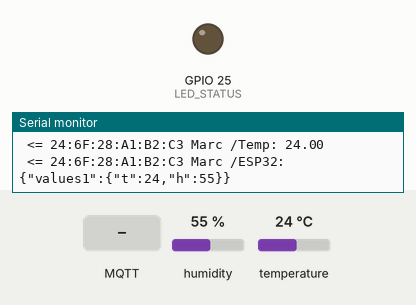
A sketch run on a simulated ESP32. Shown: output pins drawn as LEDs (lit = HIGH), the last lines printed to the serial monitor. The test bench sets the inputs (shaded band); at power-on: humidity 55 %, temperature 24 °C. WiFi joins after 1.5 s; servers stay silent unless stated; no MQTT or app messages arrive unless stated.

Above: at 2.9 s.
3.0 s: MQTT message "On" arrives on the first subscribed topic
At 3.7 s:
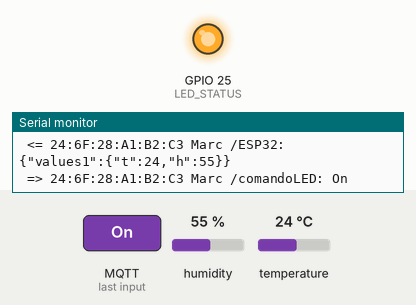
4.5 s: MQTT message "1" arrives on the first subscribed topic
At 4.9 s:
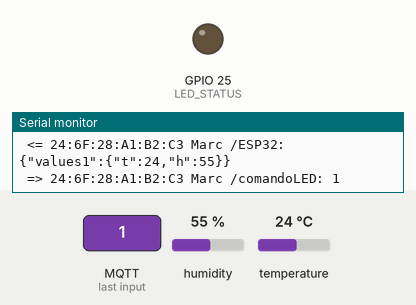
Timing chart, 0 to 7.5 s (numbered marks = the images above; inputs shaded):
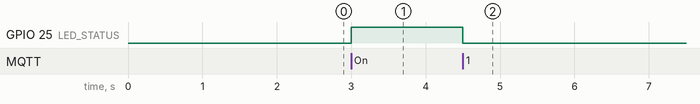

Measured:
- after the input at 3.0 s, GPIO 25 (LED_STATUS): LOW → HIGH at once
- after the input at 4.5 s, GPIO 25 (LED_STATUS): HIGH → LOW at once

The sketch:

WIFI_MQTT.ino
```cpp
#include <ArduinoJson.h>  // https://arduinojson.org/
#include <PubSubClient.h> // https://github.com/knolleary/pubsubclient
#include <WiFi.h>
#include <Wire.h>
#include "DHT.h"

#define LED_STATUS 25
#define DHTPIN 4     // Digital pin connected to the DHT sensor
#define DHTTYPE DHT11   // DHT 11
DHT dht(DHTPIN, DHTTYPE);

// Define new subscription topics here
#define COMMAND_TOPIC "comandoLED"
#define TEST_TOPIC "test"

// Replace the next variables with your Wi-Fi SSID/Password
const char *WIFI_SSID = "AulaAutomatica";
const char *WIFI_PASSWORD = "ticsFcim";
char macAddress[18];

const char *MQTT_BROKER_IP = "iiot-upc.gleeze.com";
const int MQTT_PORT = 1883;
const char *MQTT_USER = "iiot-upc";
const char *MQTT_PASSWORD = "cim2020";
const bool RETAINED = true;
const int QoS = 0; // Quality of Service for the subscriptions

WiFiClient wifiClient;
PubSubClient mqttClient(wifiClient);

void setup() {
  Serial.begin(9600); // Starts the serial communication
  Serial.println("\nBooting device...");

  pinMode(LED_STATUS, OUTPUT); // Pinout as output

  mqttClient.setServer(MQTT_BROKER_IP,
                       MQTT_PORT); // Connect the configured mqtt broker
  mqttClient.setCallback(
      callback); // Prepare what to do when a message is recieved

  connectToWiFiNetwork(); // Connects to the configured network
  connectToMqttBroker();  // Connects to the configured mqtt broker
  setSubscriptions();     // Subscribe defined topics

  dht.begin();
}

void loop() {
  checkConnections(); // We check the connection every time

  // Publish every 2 seconds
  static int nowTime = millis();
  static int startTime = 0;
  static int elapsedTime = 0;
  nowTime = millis();
  elapsedTime = nowTime - startTime;
  if (elapsedTime >= 2000) {
    //publishIntNumber();   // Publishes an int number
    //publishFloatNumber(); // Publishes a float number
    //publishString();      // Publishes string
    //publishSmallJson();   // Publishes a small json
    //publishBigJson();     // Publishes a big json
    publishTemp();
    publishESP32data();
    startTime = nowTime;
  }
}

/* Additional functions */
void setSubscriptions() {
  subscribe(COMMAND_TOPIC);
  subscribe(TEST_TOPIC);
}

void subscribe(char *newTopic) {
  const String topicStr = createTopic(newTopic);
  const char *topic = topicStr.c_str();
  mqttClient.subscribe(topic, QoS);
  Serial.println("Client MQTT subscribed to topic: " + topicStr +
                 " (QoS:" + String(QoS) + ")");
}

/* Additional functions */
void publishIntNumber() {
  static int counter = 0;
  static const String topicStr = createTopic("int_number");
  static const char *topic = topicStr.c_str();

  counter++;

  mqttClient.publish(topic, String(counter).c_str(), RETAINED);
  Serial.println(" <= " + String(topic) + ": " + String(counter));
}

void publishFloatNumber() {
  static float counter = 0;
  static const String topicStr = createTopic("float_number");
  static const char *topic = topicStr.c_str();

  counter = counter + 0.1;

  mqttClient.publish(topic, String(counter).c_str(), RETAINED);
  Serial.println(" <= " + String(topic) + ": " + String(counter));
}

void publishTemp() {
  static float temp = 0;
  static const String topicStr = createTopic("Temp");
  static const char *topic = topicStr.c_str();

  temp = dht.readTemperature();

  mqttClient.publish(topic, String(temp).c_str(), RETAINED);
  Serial.println(" <= " + String(topic) + ": " + String(temp));
}

void publishESP32data() {
  static float temp = 0;
  static float hum = 0;
  static const String topicStr = createTopic("ESP32");
  static const char *topic = topicStr.c_str();

  temp = dht.readTemperature();
  hum = dht.readHumidity();

  StaticJsonDocument<128> doc; // Create JSON document of 128 bytes
  char buffer[128]; // Create the buffer where we will print the JSON document
                    // to publish through MQTT

  JsonObject values1 =
      doc.createNestedObject("values1"); // We can add another Object
  values1["t"] = temp;
  values1["h"] = hum;

  // Serialize the JSON document to a buffer in order to publish it
  serializeJson(doc, buffer);
  mqttClient.publish(topic, buffer, RETAINED);
  Serial.println(" <= " + String(topic) + ": " + String(buffer));
}

void publishString() {
  static int counter = 0;
  static const String topicStr = createTopic("string");
  static const char *topic = topicStr.c_str();

  counter++;
  String text = "this is a text with dynamic numbers " + String(counter);

  mqttClient.publish(topic, text.c_str(), RETAINED);
  Serial.println(" <= " + String(topic) + ": " + text);
}

void publishSmallJson() {
  static const String topicStr = createTopic("small_json");
  static const char *topic = topicStr.c_str();

  StaticJsonDocument<128> doc; // Create JSON document of 128 bytes
  char buffer[128]; // Create the buffer where we will print the JSON document
                    // to publish through MQTT

  doc["device"] = "ESP32"; // Add names and values to the JSON document
  doc["sensor"] = "DHT22";
  JsonObject values1 =
      doc.createNestedObject("values1"); // We can add another Object
  values1["t"] = 19.30;
  values1["h"] = 78;

  JsonArray values2 = doc.createNestedArray("values2"); // We can add an Array
  values2.add(1); // Inside the array we can add new values to "values1"
  values2.add(2); // From this number on, it will not be printed since it
                  // overpasses 128 bytes
  values2.add(3);
  values2.add(4);

  // Serialize the JSON document to a buffer in order to publish it
  serializeJson(doc, buffer);
  mqttClient.publish(topic, buffer, RETAINED);
  Serial.println(" <= " + String(topic) + ": " + String(buffer));
}

void publishBigJson() {
  static const String topicStr = createTopic("big_json");
  static const char *topic = topicStr.c_str();

  DynamicJsonDocument doc(2048); // Create JSON document
  char buffer[2048]; // Create the buffer where we will print the JSON document
                     // to publish through MQTT

  doc["device"] = "ESP32"; // Add names and values to the JSON document
  doc["sensor"] = "DHT22";
  JsonObject values1 = doc.createNestedObject("values1"); // Add another Object
  values1["t"] = 19.30;
  values1["h"] = 78;

  JsonArray values2 = doc.createNestedArray("values2"); // We can add an Array
  values2.add(1); // Inside the array we can add new values to "values"
  values2.add(2);
  values2.add(3);
  values2.add(4);
  values2.add(5);
  values2.add(6);
  values2.add(7);
  values2.add(8);
  values2.add(9);
  values2.add(10);
  values2.add(11);
  values2.add(12);

  // Serialize the JSON document to a buffer in order to publish it
  size_t n = serializeJson(doc, buffer);
  mqttClient.publish_P(topic, buffer, n); // No RETAINED option
  Serial.println(" <= " + String(topic) + ": " + String(buffer));
}

void callback(char *topic, byte *payload, unsigned int length) {
  // Register all subscription topics
  static const String cmdTopicStr = createTopic(COMMAND_TOPIC);
  static const String testTopicStr = createTopic(TEST_TOPIC);

  String msg = unwrapMessage(payload, length);
  Serial.println(" => " + String(topic) + ": " + msg);

  // What to do in each topic case?
  if (String(topic) == cmdTopicStr) {
    cmdLed(msg);
  } else if (String(topic) == testTopicStr) {
    // Do some other stuff
  } else {
    Serial.println("[WARN] - '" + String(topic) +
                   "' topic was correctly subscribed but not defined in the "
                   "callback function");
  }
}

String unwrapMessage(byte *message, unsigned int length) {
  String msg;
  for (int i = 0; i < length; i++) { // Unwraps the string message
    msg += (char)message[i];
  }
  return msg;
}

String createTopic(char *topic) {
  String topicStr = String(macAddress) + " Marc /" + topic;
  return topicStr;
}

void connectToWiFiNetwork() {
  Serial.print(
      "Connecting with Wi-Fi: " +
      String(WIFI_SSID)); // Print the network which you want to connect
  WiFi.begin(WIFI_SSID, WIFI_PASSWORD);
  while (WiFi.status() != WL_CONNECTED) {
    delay(500);
    Serial.print(".."); // Connecting effect
  }
  Serial.print("..connected!  (ip: "); // After being connected to a network,
                                       // our ESP32 should have a IP
  Serial.print(WiFi.localIP());
  Serial.println(")");
  String macAddressStr = WiFi.macAddress().c_str();
  strcpy(macAddress, macAddressStr.c_str());
}

void connectToMqttBroker() {
  Serial.print(
      "Connecting with MQTT Broker:" +
      String(MQTT_BROKER_IP));    // Print the broker which you want to connect
  mqttClient.connect(macAddress, MQTT_USER, MQTT_PASSWORD);// Using unique mac address from ESP32
  while (!mqttClient.connected()) {
    delay(500);
    Serial.print("..");             // Connecting effect
    mqttClient.connect(macAddress); // Using unique mac address from ESP32
  }
  Serial.println("..connected! (ClientID: " + String(macAddress) + ")");
}

void checkConnections() {
  if (mqttClient.connected()) {
    mqttClient.loop();
  } else { // Try to reconnect
    Serial.println("Connection has been lost with MQTT Broker");
    if (WiFi.status() != WL_CONNECTED) { // Check wifi connection
      Serial.println("Connection has been lost with Wi-Fi");
      connectToWiFiNetwork(); // Reconnect Wifi
    }
    connectToMqttBroker(); // Reconnect Server MQTT Broker
  }
}

void cmdLed(String cmd) {
  if (cmd == "On") {
    digitalWrite(LED_STATUS, HIGH);
  } else{
    digitalWrite(LED_STATUS, LOW);
  }
  }
```
